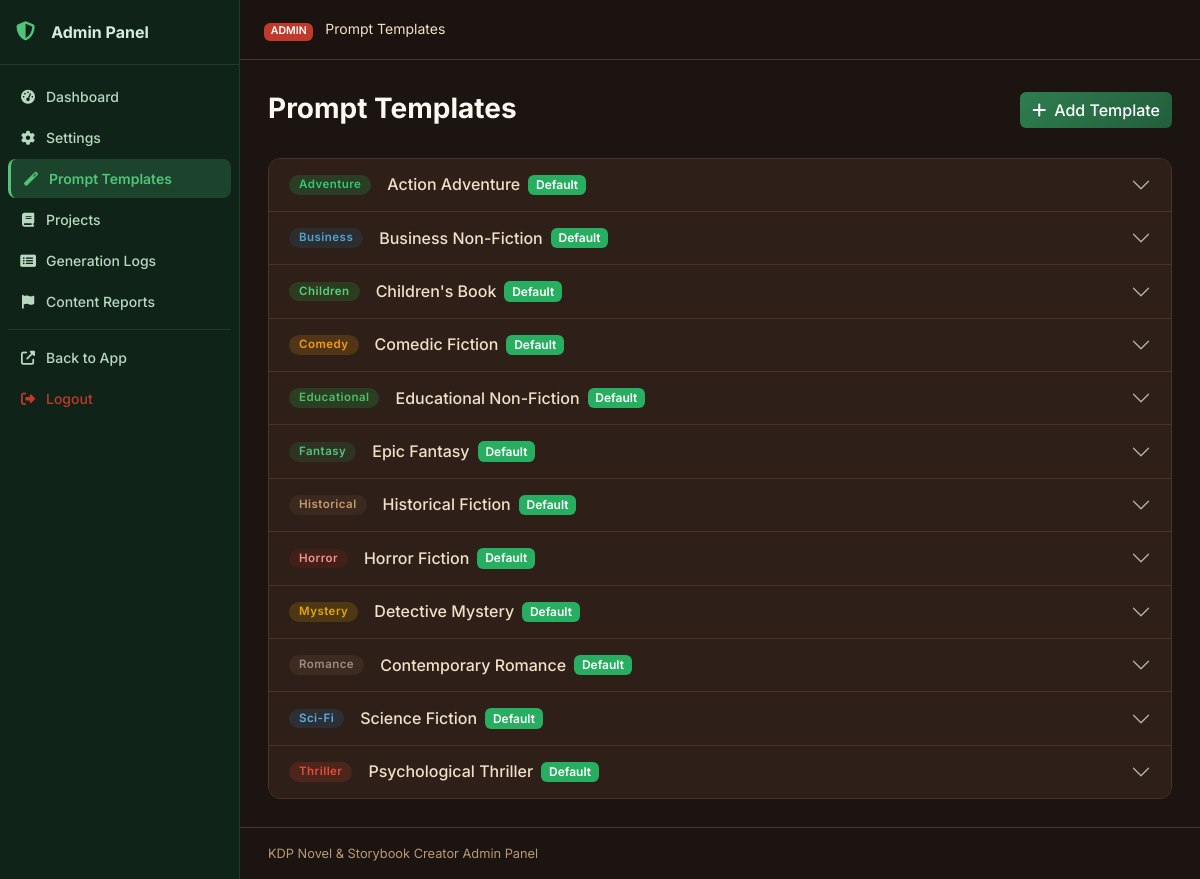
Screenshot of /julisunkan/prompts (signed in) with the database file from the repository.
### tables this page shows
CREATE TABLE prompt_templates (
    id INTEGER PRIMARY KEY AUTOINCREMENT,
    genre TEXT NOT NULL,
    name TEXT NOT NULL,
    system_prompt TEXT DEFAULT '',
    writing_style TEXT DEFAULT '',
    tone TEXT DEFAULT '',
    genre_instructions TEXT DEFAULT '',
    is_default INTEGER DEFAULT 0,
    created_at TIMESTAMP DEFAULT CURRENT_TIMESTAMP
);

CREATE TABLE settings (
    id INTEGER PRIMARY KEY AUTOINCREMENT,
    key TEXT UNIQUE NOT NULL,
    value TEXT,
    updated_at TIMESTAMP DEFAULT CURRENT_TIMESTAMP
);

### routes/admin.py (the view)
@bp.route('/prompts', methods=['GET'])
@admin_required
def prompts():
    db = get_db()
    templates = db.execute('SELECT * FROM prompt_templates ORDER BY genre').fetchall()
    genres = ['Fantasy', 'Sci-Fi', 'Romance', 'Mystery', 'Adventure', 'Thriller',
              'Children', 'Comedy', 'Historical', 'Business', 'Educational', 'Horror']
    return render_template('admin/prompts.html', templates=templates, genres=genres)

### database/__init__.py (called while the page is built)
def get_db():
    if 'db' not in g:
        db_path = current_app.config['DATABASE']
        os.makedirs(os.path.dirname(db_path), exist_ok=True)
        g.db = sqlite3.connect(db_path)
        g.db.row_factory = sqlite3.Row
        g.db.execute('PRAGMA foreign_keys = ON')
        g.db.execute('PRAGMA journal_mode = WAL')
    return g.db

### utils/helpers.py (called while the page is built)
def admin_required(f):
    @wraps(f)
    def decorated(*args, **kwargs):
        if not session.get('admin_logged_in'):
            return redirect(url_for('admin.login'))
        return f(*args, **kwargs)
    return decorated

def get_setting(db, key, default=''):
    row = db.execute('SELECT value FROM settings WHERE key = ?', (key,)).fetchone()
    return row['value'] if row else default

### templates/admin/prompts.html (shortened to what this page needs)
{% extends "admin/base.html" %}
{% block breadcrumb %}Prompt Templates{% endblock %}
{% block admin_content %}
<div class="page-header">
  <h1 class="page-title">Prompt Templates</h1>
  <button class="btn btn-primary" data-bs-toggle="modal" data-bs-target="#addPromptModal">
    <i class="fas fa-plus me-2"></i>Add Template
  </button>
</div>
<div class="card data-card">
  <div class="card-body p-0">
    <div class="accordion accordion-flush" id="promptsAccordion">
      {% for t in templates %}
      <div class="accordion-item">
        <h2 class="accordion-header">
          <button class="accordion-button collapsed" type="button" data-bs-toggle="collapse" data-bs-target="#prompt_{{ t.id }}">
            <span class="genre-badge genre-{{ t.genre | lower | replace(' ', '-') | replace('/', '-') }} me-3">{{ t.genre }}</span>
            {{ t.name }}
            {% if t.is_default %}<span class="badge bg-success ms-2">Default</span>{% endif %}
          </button>
        </h2>
      </div>
      {% endfor %}
    </div>
  </div>
</div>
{% endblock %}

### templates/admin/base.html (shortened to what this page needs)
<!DOCTYPE html>
<html lang="en" data-theme="{{ default_theme or 'dark' }}">
<head>
  <link href="https://cdn.jsdelivr.net/npm/bootstrap@5.3.2/dist/css/bootstrap.min.css" rel="stylesheet">
  <link href="https://cdnjs.cloudflare.com/ajax/libs/font-awesome/6.5.0/css/all.min.css" rel="stylesheet">
  <link href="{{ url_for('static', filename='css/style.css') }}" rel="stylesheet">
</head>
<body>
<nav class="sidebar" id="sidebar">
  <div class="sidebar-header">
    <a href="{{ url_for('admin.dashboard') }}" class="sidebar-brand">
      <i class="fas fa-shield-alt me-2"></i><span>Admin Panel</span>
    </a>
  </div>
  <div class="sidebar-menu">
    <a href="{{ url_for('admin.dashboard') }}" class="sidebar-item {% if request.endpoint == 'admin.dashboard' %}active{% endif %}">
      <i class="fas fa-tachometer-alt"></i><span>Dashboard</span>
    </a>
    <a href="{{ url_for('admin.settings') }}" class="sidebar-item {% if request.endpoint == 'admin.settings' %}active{% endif %}">
      <i class="fas fa-cog"></i><span>Settings</span>
    </a>
    <a href="{{ url_for('admin.prompts') }}" class="sidebar-item {% if request.endpoint == 'admin.prompts' %}active{% endif %}">
      <i class="fas fa-magic"></i><span>Prompt Templates</span>
    </a>
    <a href="{{ url_for('admin.projects') }}" class="sidebar-item {% if request.endpoint == 'admin.projects' %}active{% endif %}">
      <i class="fas fa-book"></i><span>Projects</span>
    </a>
    <a href="{{ url_for('admin.logs') }}" class="sidebar-item {% if request.endpoint == 'admin.logs' %}active{% endif %}">
      <i class="fas fa-list-alt"></i><span>Generation Logs</span>
    </a>
    <a href="{{ url_for('admin.reports') }}" class="sidebar-item {% if request.endpoint == 'admin.reports' %}active{% endif %}">
      <i class="fas fa-flag"></i><span>Content Reports</span>
    </a>
    <div class="sidebar-divider"></div>
    <a href="{{ url_for('main.index') }}" class="sidebar-item">
      <i class="fas fa-external-link-alt"></i><span>Back to App</span>
    </a>
    <a href="{{ url_for('admin.logout') }}" class="sidebar-item text-danger">
      <i class="fas fa-sign-out-alt"></i><span>Logout</span>
    </a>
  </div>
</nav>
<div class="main-wrapper" id="mainWrapper">
  <header class="topnav">
    <div class="topnav-breadcrumb">
      <span class="badge bg-danger me-2">ADMIN</span>
      {% block breadcrumb %}{% endblock %}
    </div>
  </header>
  <main class="content-area">
    {% block admin_content %}{% endblock %}
  </main>
  <footer class="content-footer"><span>{{ app_name }} Admin Panel</span></footer>
</div>
</body>
</html>

### rows the page displays
prompt_templates: genre "Adventure", name "Action Adventure", is_default "Default"
prompt_templates: genre "Business", name "Business Non-Fiction", is_default "Default"
prompt_templates: genre "Children", name "Children's Book", is_default "Default"
prompt_templates: genre "Comedy", name "Comedic Fiction", is_default "Default"
prompt_templates: genre "Educational", name "Educational Non-Fiction", is_default "Default"
prompt_templates: genre "Fantasy", name "Epic Fantasy", is_default "Default"
prompt_templates: genre "Historical", name "Historical Fiction", is_default "Default"
prompt_templates: genre "Horror", name "Horror Fiction", is_default "Default"
prompt_templates: genre "Mystery", name "Detective Mystery", is_default "Default"
prompt_templates: genre "Romance", name "Contemporary Romance", is_default "Default"
prompt_templates: genre "Sci-Fi", name "Science Fiction", is_default "Default"
prompt_templates: genre "Thriller", name "Psychological Thriller", is_default "Default"
settings: value "KDP Novel & Storybook Creator"
